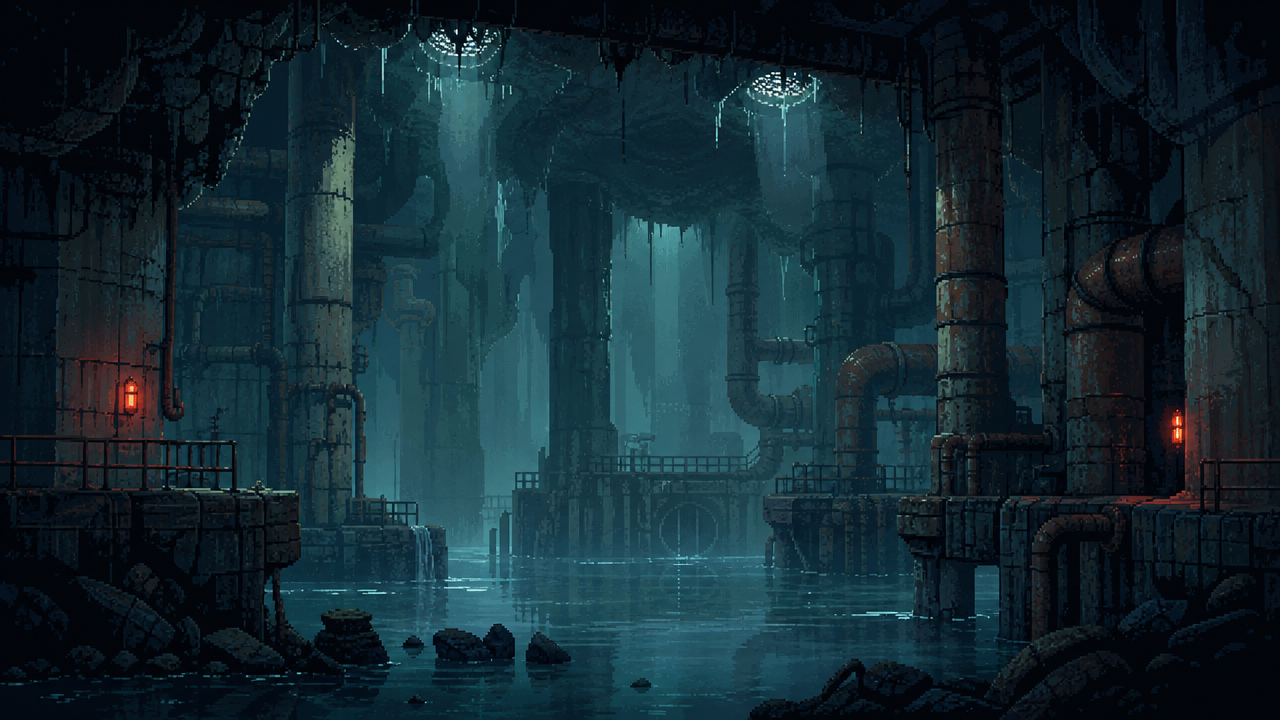
#> input picture redline/art/source/pilot/bg.png, 1280 x 720 px
$ python -i review.py   (imports and definitions only)
#> lines starting #> are read from the running program, lines starting #| are printed output that depends on the picture
"""review.py: readability composites for the AD redo pass (review copies only, never game files).

comp(frames, out, bg='uc', scale=3): frames laid out left to right on the Undercity
far plane (graded #dfeee8) + fog band A (#2b3d38, texture alpha), as they sit in game.
silhouette(frames, out): pure-black silhouettes at 1x (plus a x4 copy).
metrics helpers: median L (CIE L*) of a colour set, changed-pixel counts between frames.
"""
from __future__ import annotations
import os
import numpy as np
from PIL import Image
import os as _os, sys as _sys
_sys.path.insert(0, _os.path.dirname(_os.path.abspath(__file__)))
from assetgen_paths import ASSETS, AUDIO, DATA, PREVIEW, RAW, REDLINE, SOURCE_OUT  # noqa: E402

HERE = os.path.dirname(os.path.abspath(__file__))
ROOT = REDLINE
OUT = ASSETS
REV = PREVIEW


def _hex(h):
    h = h.lstrip("#"); return np.array([int(h[i:i + 2], 16) for i in (0, 2, 4)], np.float32)


# [11 lines left out: functions lstar, median_l, not called in this run]


def changed(a, b):
    a = np.asarray(a.convert("RGBA")).astype(int); b = np.asarray(b.convert("RGBA")).astype(int)
    return int((np.abs(a - b).sum(-1) > 0).sum())


BGS = {
    "uc": dict(void="#0f1a17", layer="undercity/uc_far.png", grade="#dfeee8", fog="#2b3d38", crop_y=90),
    "relay": dict(void="#1f1412", layer=None, grade="#fff0e0", fog="#4a3326", crop_y=0, wall="#332926"),
}


# [24 lines left out: function background, not called in this run]


def comp(frames, out, bg="uc", scale=3, gap=4, ground=None):
    cw, ch = frames[0].size
    w = len(frames) * (cw + gap) + gap
    h = ch + 16
    img = background(w, h, bg)
    for i, f in enumerate(frames):
        img.alpha_composite(f.convert("RGBA"), (gap + i * (cw + gap), 8))
    os.makedirs(os.path.dirname(out), exist_ok=True)
    img.resize((w * scale, h * scale), Image.NEAREST).save(out)
    return out


# [47 lines left out: functions silhouette, cells, grid, sheet_frames, not called in this run]

>>> import cv2
>>> picture = cv2.imread('../../art/source/pilot/bg.png', cv2.IMREAD_GRAYSCALE)
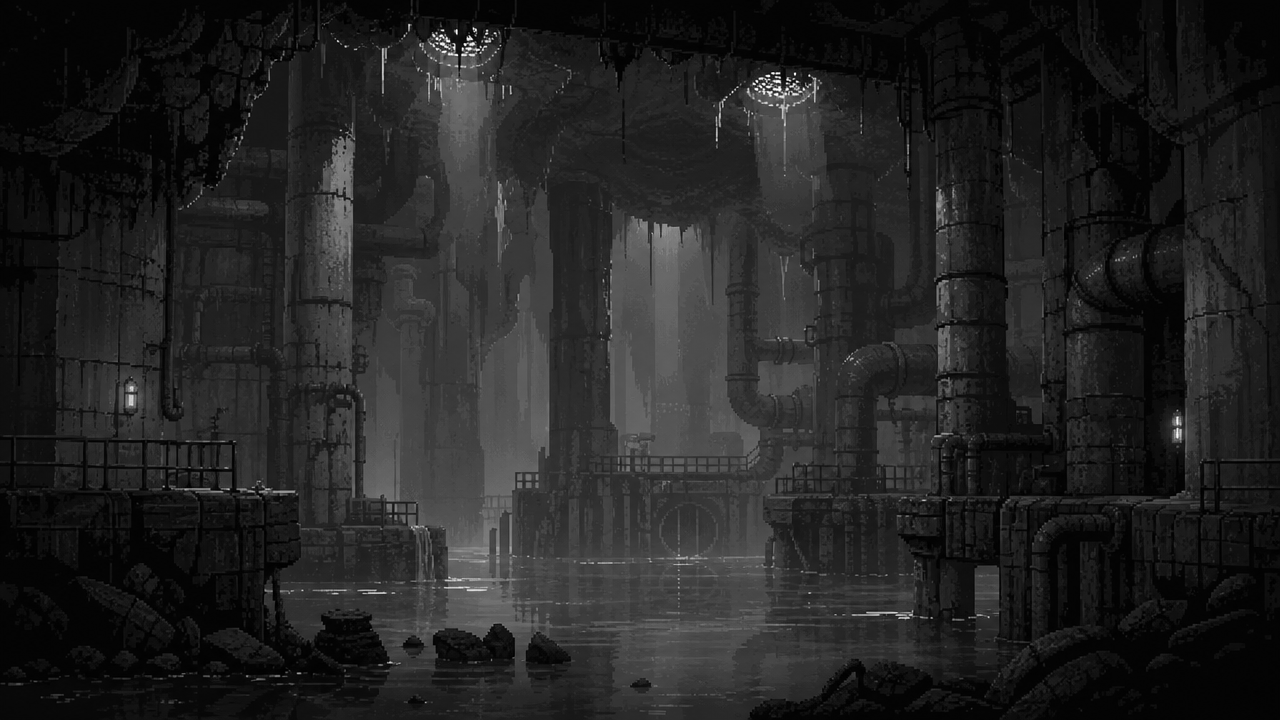
#> picture: shape (720, 1280); min 0, max 255, mean 35.2
>>> result = comp(picture, 'out.png')
#> (the run stopped early here; a loop or call above may not have finished)
